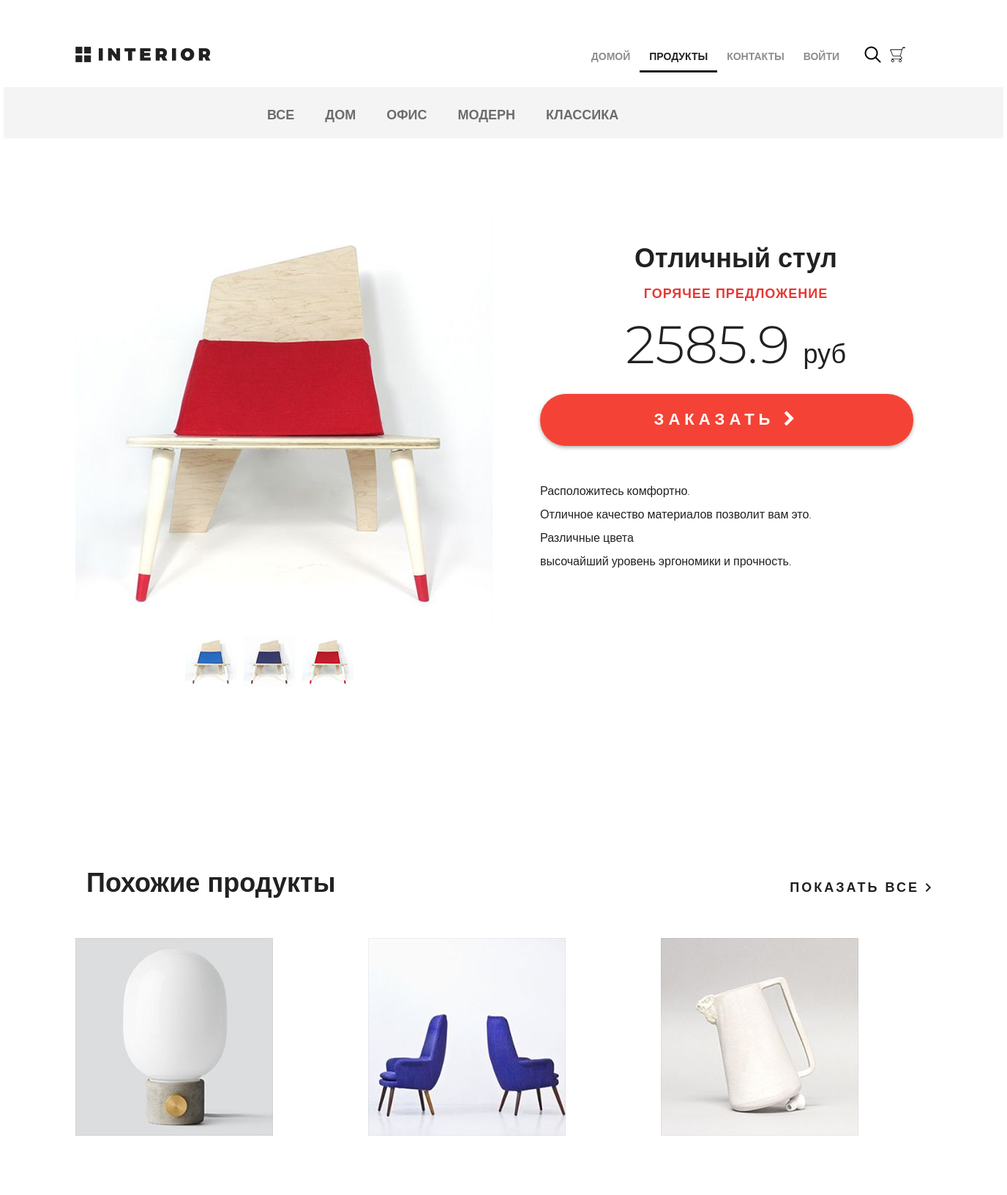
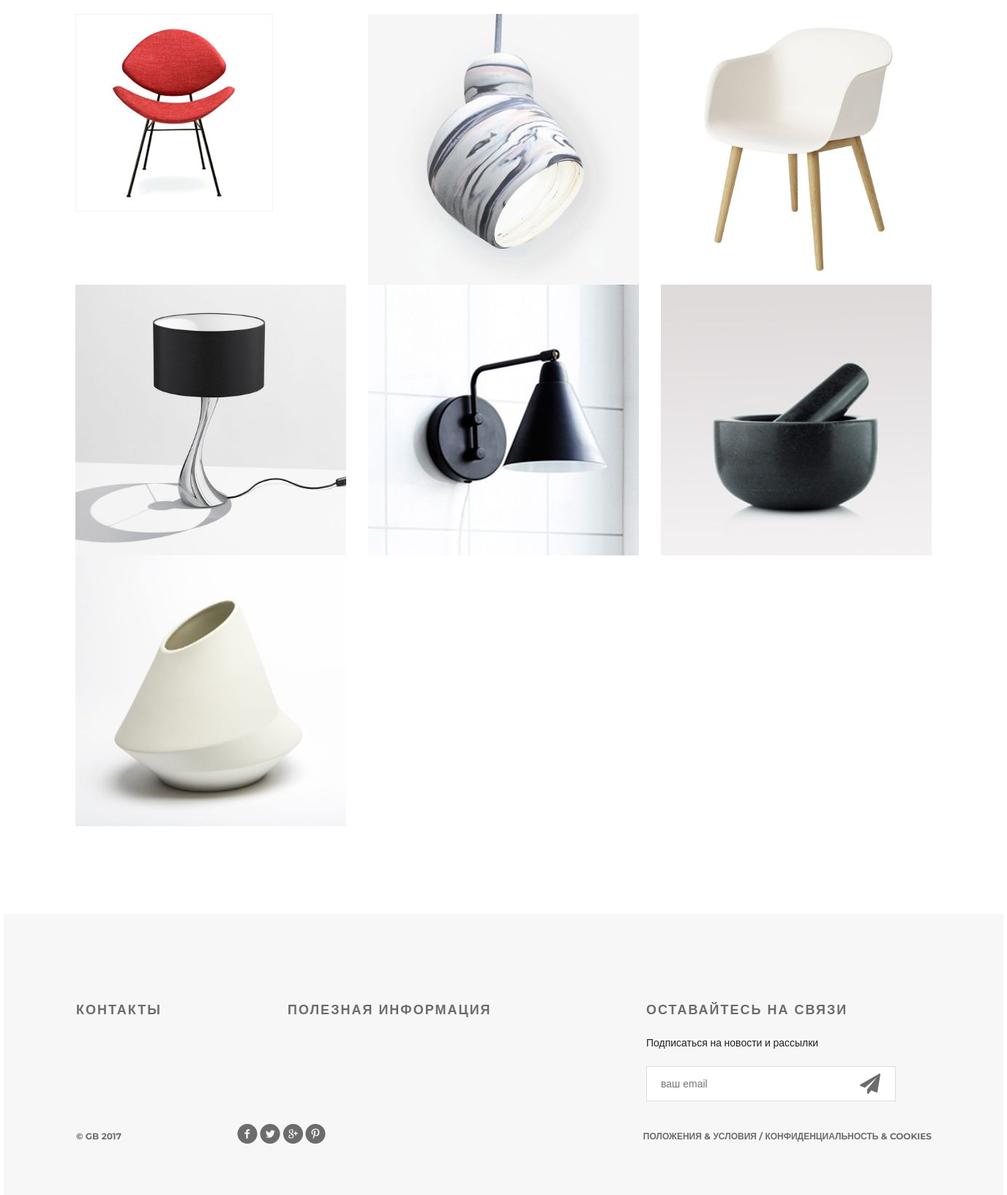
Screenshot of /products/ with the database file from the repository (2 pictures, top to bottom).
### mainapp/models.py (models this page shows, shortened)
class ProductCategory(models.Model):
    name = models.CharField(verbose_name="имя", max_length=64, unique=True)
    description = models.TextField(verbose_name="описание", blank=True)

class Product(models.Model):
    category = models.ForeignKey(ProductCategory, on_delete=models.CASCADE)
    name = models.CharField(verbose_name="имя продукта", max_length=128)
    image = models.ImageField(upload_to="products_images", blank=True)
    short_desc = models.CharField(verbose_name="краткое описание продукта", max_length=60, blank=True)
    description = models.TextField(verbose_name="описание продукта", blank=True)
    price = models.DecimalField(verbose_name="цена продукта", max_digits=8, decimal_places=2, default=0)
    quantity = models.PositiveIntegerField(verbose_name="количество на складе", default=0)

### mainapp/views.py (the view, shortened to what this page needs)
# urls.py: path("products/", include("mainapp.urls", namespace="products")),
def products(request, pk=None):
    title = "продукты"
    links_menu = ProductCategory.objects.all()
    basket = []
    if request.user.is_authenticated:
        basket = Basket.objects.filter(user=request.user)
    same_products = Product.objects.all()
    content = {
        "title": title,
        "links_menu": links_menu,
        "same_products": same_products,
        "media_url": settings.MEDIA_URL,
        "same_products": same_products,
        "basket": basket,
    }
    if pk:
        print(f"User select category: {pk}")
    return render(request, "mainapp/products.html", content)

### mainapp/templates/mainapp/products.html (shortened to what this page needs)
{% extends 'mainapp/base.html' %}
{% load static %}
{% block menu %}
<div class="hero-white">
	<div class="header clearfix">
		{% include 'mainapp/includes/inc_menu.html' %}
	</div>
</div>
{% endblock %}
{% block content %}
<div class="details">
	<div class="links clearfix">
		{% include 'mainapp/includes/inc_categories_menu.html' %}
	</div>
	<div class="details-products">
		<div class="details-slider">
			<div class="slider-product">
				<img src="{% static 'img/slider1.jpg' %}">
			</div>
			<div class="slider-control">
				<div class="block">
					<a href="#"><img src="{% static 'img/controll.jpg' %}" alt="">
					</a>
				</div>
				<div class="block">
					<a href="#"><img src="{% static 'img/controll1.jpg' %}" alt="">
					</a>
				</div>
				<div class="block">
					<a href="#"><img src="{% static 'img/controll2.jpg' %}" alt="">
					</a>
				</div>
			</div>
		</div>
		<div class="description">
			<h3 class="big-bold">Отличный стул</h3>
			<h3 class="red">горячее предложение</h3>
			<p class="price"> 2585.9 <span>руб</span></p>
			<a href="#" class="red-button">
				заказать <i class="fa fa-chevron-right" aria-hidden="true"></i>
			</a>
			<div class="description-text">
				<p>Расположитесь комфортно.</p>
				<p>Отличное качество материалов
					позволит вам это.</p>
				<p>Различные цвета</p>
				<p>высочайший уровень
					эргономики и прочность.</p>
			</div>
		</div>
	</div>
	<div class="related">
		<div class="title clearfix">
			<h2>Похожие продукты</h2>
			<a class="explore" href="#">показать все <img src="{% static 'img/arrow.png' %}" alt=""></a>
		</div>
		<div class="related-products clearfix">
			{% for product in same_products %}
			<div class="block">
				<a href="#"><img src="{{ media_url }}{{ product.image }}" alt="{{ product.short_desc }}">
				</a>
			</div>
			{% endfor %}
		</div>
	</div>
</div>
<div class="clr"></div>
{% endblock %}

### mainapp/templates/mainapp/includes/inc_categories_menu.html
<ul class="links-menu">
    <li>
        <a href="{% url 'products:category' pk=0 %}"
            class="{% if request.resolver_match.kwargs.pk == 0 %}active{% endif %}">
            все
        </a>
    </li>
    {% for link in links_menu %}
    <li>
        <a href="{% url 'products:category' link.pk %}"
            class="{% if request.resolver_match.kwargs.pk == link.pk %}active{% endif %}">
            {{ link.name }}
        </a>
    </li>
    {% endfor %}
</ul>

### static/style.css (style rules this page uses)
* { margin: 0; padding: 0; }
body { font-family: 'Montserrat', sans-serif; }
html, body { height: 100%; }
.slider-control .block a img { width: 70px; }
.clr { height: 384px; }
.clearfix:after { content: ""; display: block; clear: both; }
.explore { text-transform: uppercase; color: #212121; font-size: 18px; font-weight: 700; line-height: 24px; text-align: center; float: right; margin-top: 138px; letter-spacing: 3px; text-decoration: none; }
.big-bold { color: #212121; font-size: 36px; font-weight: 700; text-align: left; margin-bottom: 24px; line-height: 36px; }
.title { height: 152px; margin-right: 15px; }
.title h2 { float: left; margin-top: 118px; color: #212121; font-size: 36px; font-weight: 700; text-align: left; margin-left: 15px; }
.red { text-transform: uppercase; color: #e53935; font-size: 18px; font-weight: 700; text-align: left; letter-spacing: 1px; line-height: 17px; margin-bottom: 22px; }
.hero-white { background-color: #fff; height: 119px; padding-left: 98px; padding-right: 211px; position: relative; }
.links { height: 70px; background-color: #f4f4f4; position: relative; padding-left: 360px; }
.links-menu { margin: 27px auto 0px; position: absolute; }
.links-menu li { float: left; list-style-type: none; padding-right: 42px; }
.links-menu li a { text-decoration: none; color: #6c6c6c; font-size: 18px; font-weight: 700; text-transform: uppercase; }
.details-products { padding-left: 98px; padding-right: 98px; margin-top: 98px; height: 651px; }
.details-slider { width: 570px; float: left; margin-right: 30px; }
.slider-product { width: 570px; height: 570px; }
.slider-control { width: 420px; height: 70px; margin: 11px auto 0px; padding-left: 150px }
.slider-control .block { height: 70px; width: 70px; position: relative; float: left; margin-right: 10px; }
.description { width: 535px; float: right; padding-left: 35px }
.description .big-bold { color: #212121; font-size: 36px; font-weight: 700; text-align: center; margin-top: 47px; margin-bottom: 0px; }
.description .red { text-transform: uppercase; color: #e53935; font-size: 18px; font-weight: 700; text-align: center; letter-spacing: 1px; line-height: 17px; margin-top: 23px; margin-bottom: 36px; }
.description .price { color: #212121; font-size: 72px; font-weight: 300; line-height: 48px; text-align: center; }
.description .price span { color: #212121; font-size: 36px; font-weight: 300; line-height: 48px; text-align: center; }
.red-button { display: block; height: 71px; width: 510px; border-radius: 35px; background-color: #f44336; text-align: center; text-transform: uppercase; text-decoration: none; color: #ffffff; font-size: 22px; font-weight: 700; line-height: 24px; box-shadow: 0px 2px 4.85px 0.15px rgba(33, 33, 33, 0.35); line-height: 70px; letter-spacing: 6px; margin-top: 31px; }
.description-text { margin-top: 50px; color: #212121; font-size: 16px; font-weight: 300; line-height: 24px; text-align: left; }
.description-text p { margin-bottom: 0.5em; }
.related { padding: 0px 98px; }
.related .title { height: 343px; margin-right: 0; }
.related .title h2 { margin-top: 245px; }
.related .title .explore { margin-top: 262px; }
.related-products { margin-bottom: 120px; }
.related-products .block a img { float: left; }
.related-products .block { float: left; margin-right: 30px; display: block; height: 370px; width: 370px; position: relative; }
.related-products .block:nth-child(3n) { margin-right: 0px; }

### rows the page displays
ProductCategory: name "ДОМ"
ProductCategory: name "ОФИС"
ProductCategory: name "МОДЕРН"
ProductCategory: name "КЛАССИКА"
Product: image (picture)
Product: image (picture)
Product: image (picture)
Product: image (picture)
Product: image (picture)
Product: image (picture)
Product: image (picture)
Product: image (picture)
Product: image (picture)
Product: image (picture)
